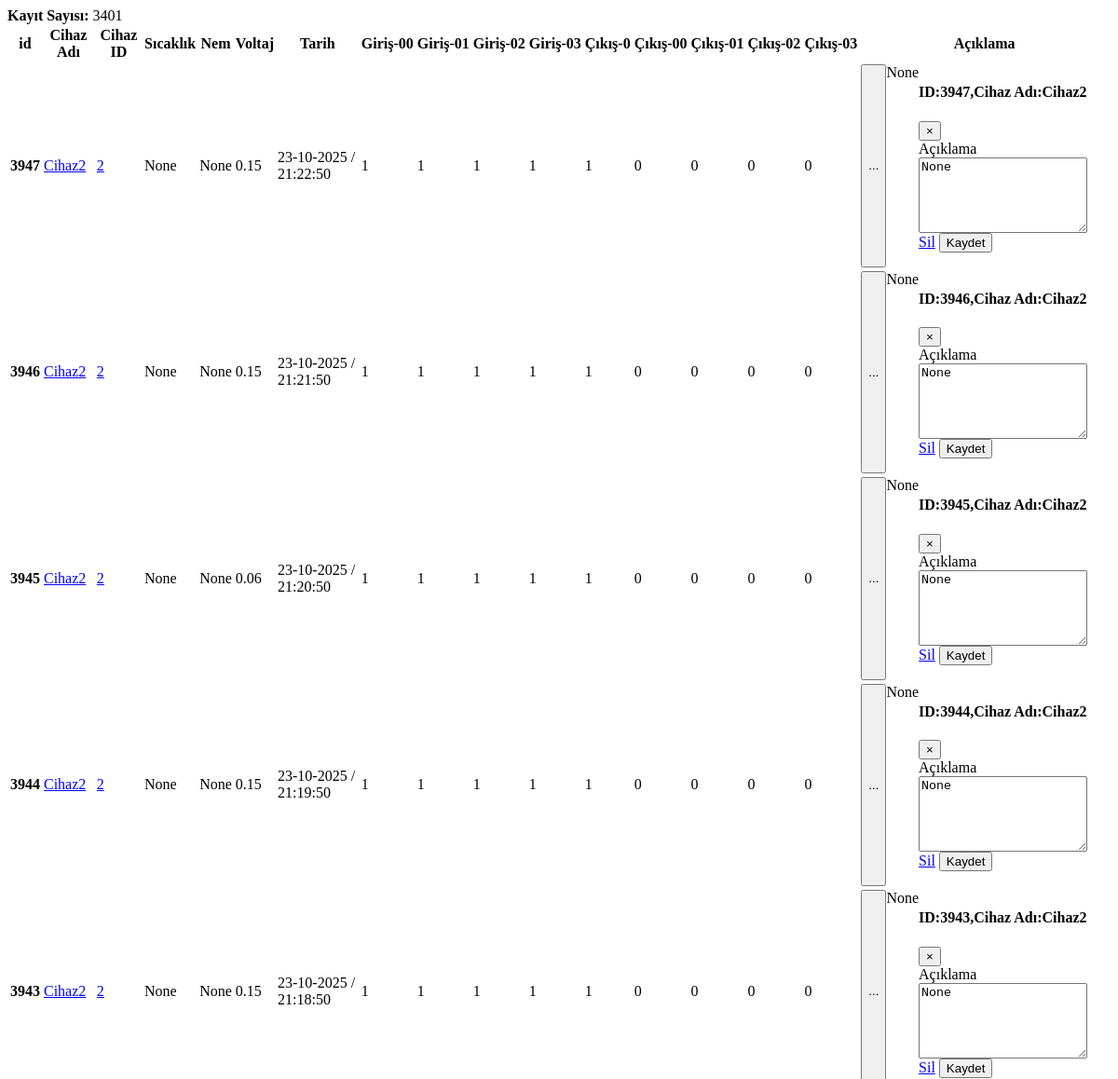
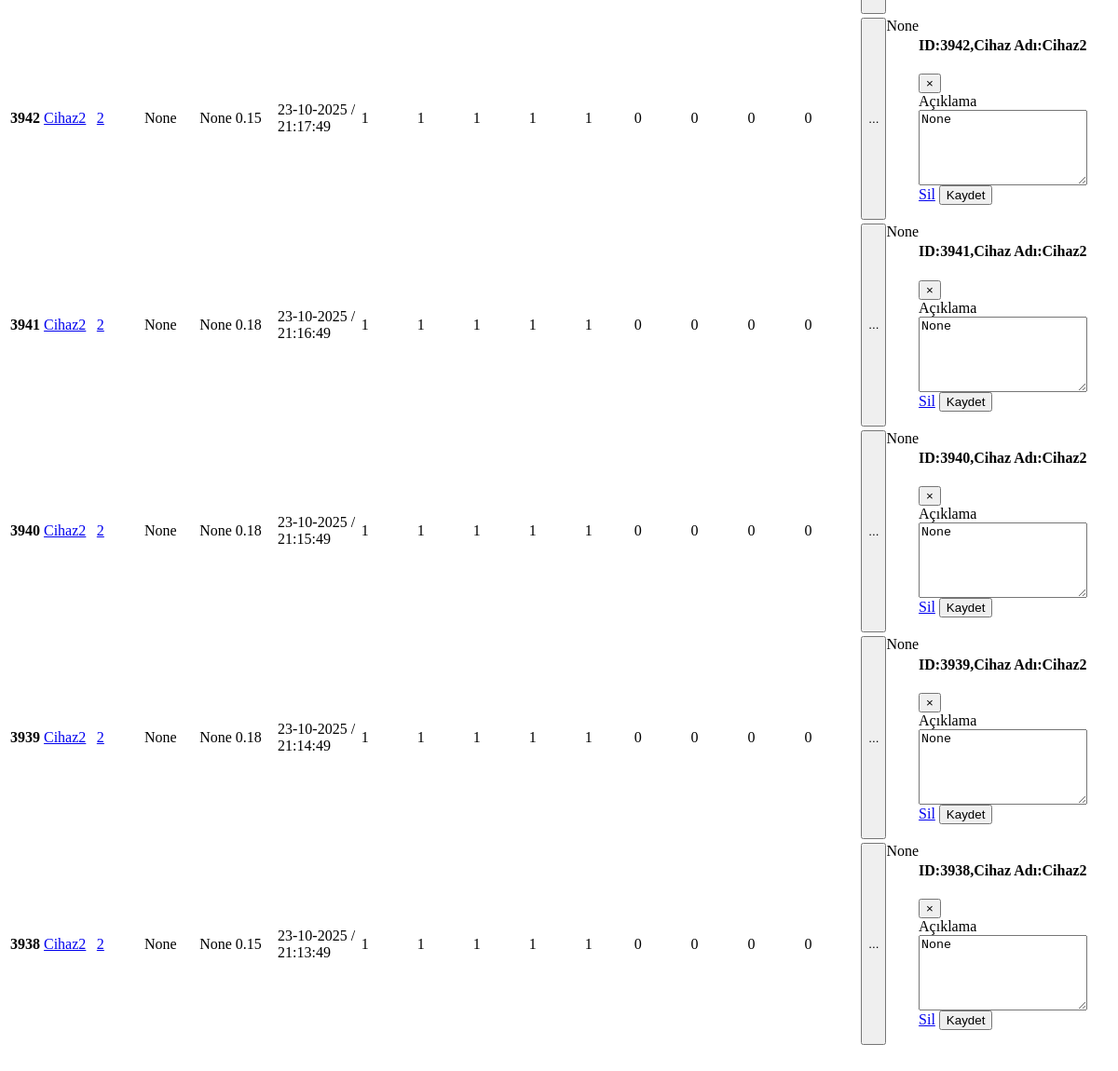
Page /tempList on the earlier database version (2 pictures, top to bottom).
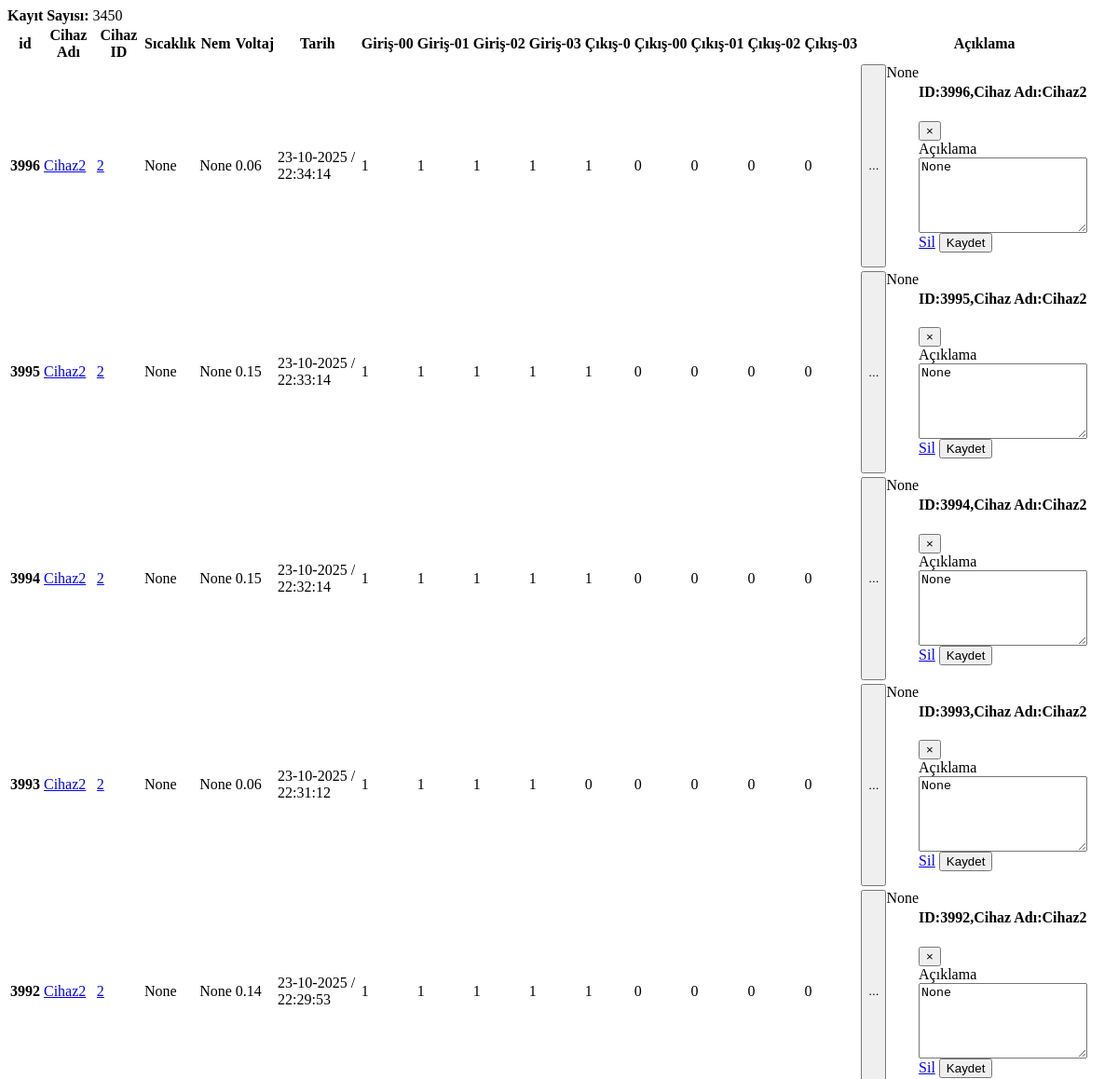
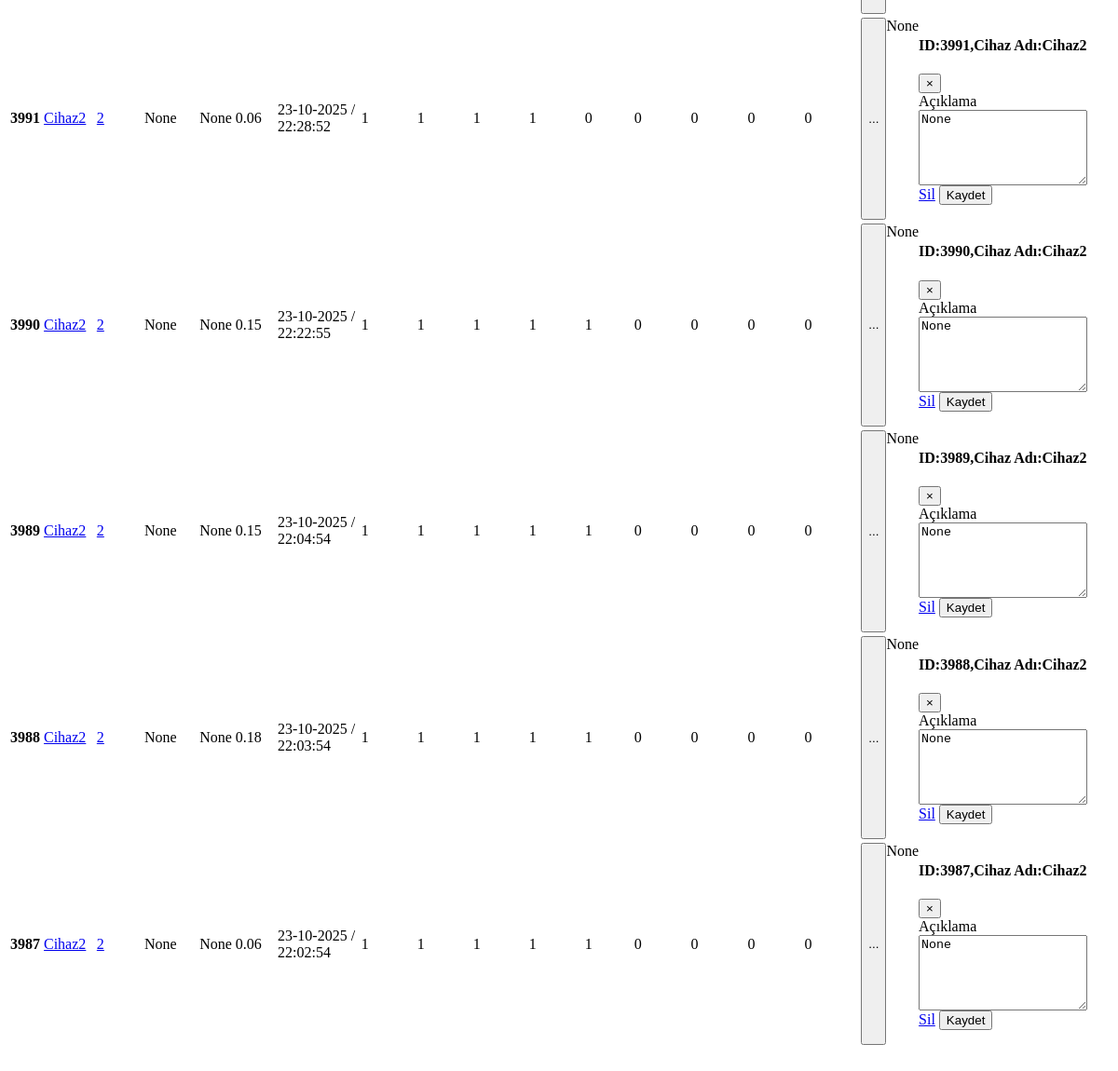
Same page on the later database version (2 pictures, top to bottom).
### app_monitor/models.py (models this page shows, shortened)
class Temperature(models.Model):
    id=models.BigAutoField(primary_key=True,db_column='ID')
    temperature=models.FloatField(blank=True,null=True)
    humidity=models.FloatField(blank=True,null=True)
    volcum=models.FloatField(blank=True,null=True)
    date=models.DateTimeField()
    mail=models.BooleanField(default=False)
    additionalText=models.CharField(blank=True,null=True, max_length=50)
    device_id=models.ForeignKey(Device,on_delete=models.CASCADE,null=True, blank=True)
    device_name=models.CharField(blank=True,null=True, max_length=50)
    cikis0=models.CharField(blank=True,null=True, max_length=5)
    cikis00=models.CharField(blank=True,null=True, max_length=5)
    cikis01=models.CharField(blank=True,null=True, max_length=5)
    cikis02=models.CharField(blank=True,null=True, max_length=5)
    cikis03=models.CharField(blank=True,null=True, max_length=5)
    input00=models.CharField(blank=True,null=True, max_length=1)
    input01=models.CharField(blank=True,null=True, max_length=1)
    input02=models.CharField(blank=True,null=True, max_length=1)
    input03=models.CharField(blank=True,null=True, max_length=1)
    tag_id=models.ForeignKey(RFID_Kisi,on_delete=models.CASCADE,null=True,blank=True)
    staff_name=models.CharField(blank=True,null=True, max_length=30)

class Device(models.Model):
    device_id=models.IntegerField(primary_key=True,db_column='ID')
    device_name=models.CharField(blank=True,null=True, max_length=20)
    device_ip=models.CharField(blank=True,null=True, max_length=20)
    device_port=models.IntegerField(blank=True,null=True)
    device_function=models.CharField(blank=True,null=True, max_length=20)
    device_state=models.BooleanField(blank=True,null=True,default=False) #241225
    def __str__(self):
        return(f"{self.device_id}")

### app_monitor/views.py (the view)
# urls.py: path('tempList',tempList,name="tempList"),
def tempList(request):
    tempsajax = Temperature.objects.order_by('-id')[:10]
    deviceAll = Temperature.objects.order_by('-id')
    kayit_sayisi_total_ajax = Temperature.objects.count()
    cihaz_isimleri_query=Temperature.objects.values("device_name").distinct()
    cihaz_isimleri=[]
    for cihaz in cihaz_isimleri_query:
        cihaz_isimleri.append(list(cihaz.values())[0]) #cihaz isimlerini dizi olarak elde ettik.
    print("Templist girdi....")
    paginator = Paginator(deviceAll, 10)  # Show 10 contacts per page.
    device_search_count = deviceAll.count()
    page_number = request.GET.get('page')
    devicePaginator = paginator.get_page(page_number)
    tempsajax = paginator.get_page(page_number)
    context=dict(
        tempsajax=tempsajax,
        devicePaginator=devicePaginator,
        kayit_sayisi_total_ajax=kayit_sayisi_total_ajax,
    )
    return render(request, 'app_monitor/temperature_ajax.html', context)

### app_monitor/templates/app_monitor/temperature_ajax.html (shortened to what this page needs)
<b>Kayıt Sayısı: </b>{{kayit_sayisi_total_ajax}} <br>
   <table class="table table-hover">
  <thead>
     <tr>
       <th scope="col">id</th>
       <th scope="col">Cihaz Adı</th>
       <th scope="col">Cihaz ID</th>
       <th scope="col">Sıcaklık</th>
       <th scope="col">Nem</th>
       <th scope="col">Voltaj</th>
       <th scope="col">Tarih</th>
       <th scope="col">Giriş-00</th>
       <th scope="col">Giriş-01</th>
       <th scope="col">Giriş-02</th>
       <th scope="col">Giriş-03</th>
       <th scope="col">Çıkış-0</th>
       <th scope="col">Çıkış-00</th>
       <th scope="col">Çıkış-01</th>
       <th scope="col">Çıkış-02</th>
       <th scope="col">Çıkış-03</th>
       <th scope="col">Açıklama</th>
     </tr>
   </thead>
 <tbody>
 {% for temp in devicePaginator %}
   <tr>
       {% if temp.temperature >= 45 %}
     <th scope="row" style="background-color:#FF0000">{{temp.id}}</th>
     <td style="background-color:#FF0000">{{temp.temperature}}</td>
      <td style="background-color:#FF0000"> {{temp.date|date:'Y-m-d H:i:s'}}</td>
           {% if temp.mailSend == False %}
           <td style="background-color:#FF0000"> {{temp.mailSend}}</td>
           {% else %}
           <td style="background-color:#0000FF"> {{temp.mailSend}}</td>
           {% endif %}
       {% else %}
     <th scope="row" >{{temp.id}}</th>
     <td> <a target="_blank" href="/app_monitor/cihazlar/cihaz_adi={{temp.device_name}}" >{{temp.device_name}}</a> </td>
     <td> <a target="_blank" href="/app_monitor/cihazlar/cihaz_id={{temp.device_id}}" >{{temp.device_id}}</a> </td>
     <td >{{temp.temperature}}</td>
     <td >{{temp.humidity}}</td>
     <td >{{temp.volcum}}</td>
     <td > {{temp.date|date:'d-m-Y / H:i:s'}}</td>
     {% if temp.input00 == "0" %} <td style="background-color:orange">{{temp.input00}}</td> {% else %} <td >{{temp.input00}}</td> {% endif %}
     {% if temp.input01 == "0" %} <td style="background-color:orange;">{{temp.input01}}</td> {% else %} <td >{{temp.input01}}</td> {% endif %}
     <td >{{temp.input02}}</td>
     <td >{{temp.input03}}</td>
     <td >{{temp.cikis0}}</td>
     <td >{{temp.cikis00}}</td>
     <td >{{temp.cikis01}}</td>
     <td >{{temp.cikis02}}</td>
     <td >{{temp.cikis03}}</td>
     <td style="display: flex;text-align:start;vertical-align:middle">
      <button type="button" data-bs-toggle="modal" data-bs-target="#modal{{temp.id}}" data-bs-toggle="modal">...</button>
      <span class="d-inline-block text-truncate" style="max-width: 150px;" >{{temp.additionalText}}</span>
      <div class="modal" id="modal{{temp.id}}" data-bs-backdrop="static" tabindex="-1">
        <div class="modal-dialog">
          <div class="modal-content">
            <div class="modal-header">
              <h4 class="modal-title">ID:{{temp.id}},Cihaz Adı:{{temp.device_name}}  </h4>
              <button type="button" class="close" data-bs-dismiss="modal">&times;</button>
            </div>
            <form action="/app_monitor/additional_text">
            <div class="modal-body">
                <div class="mb-3">
                  <label for="acknowledge">Açıklama</label>
                  <textarea class="form-control" name="additional_text" id="additional_text" rows="5" >{{temp.additionalText}}</textarea>
                </div>
              </div>
              <div class="modal-footer">
                <a class="btn btn-secondary" href="/app_monitor/additional_text_sil/{{temp.id}}" > Sil</a>
                <button type="submit" class="btn btn-primary" data-bs-dismiss="modal" id="modal_kaydet">Kaydet </button>
              </div>
            </form>
          </div>
        </div>
      </div>
    </td>
     {% endif %}
   </tr>
 {% endfor %}
 </tbody>
</table>

Differences in the rows shown:
no longer on this page (row unchanged): Temperature: id "3947", device_name "Cihaz2", device_id "2", temperature "None", humidity "None", volcum "0.15", date "23-10-2025 / 21:22:50", input00 "1", input01 "1", input02 "1", input03 "1", cikis0 "1", cikis00 "0", cikis01 "0", cikis02 "0", cikis03 "0", additionalText "None", additional_text "None"
no longer on this page (row unchanged): Temperature: id "3946", device_name "Cihaz2", device_id "2", temperature "None", humidity "None", volcum "0.15", date "23-10-2025 / 21:21:50", input00 "1", input01 "1", input02 "1", input03 "1", cikis0 "1", cikis00 "0", cikis01 "0", cikis02 "0", cikis03 "0", additionalText "None", additional_text "None"
no longer on this page (row unchanged): Temperature: id "3945", device_name "Cihaz2", device_id "2", temperature "None", humidity "None", volcum "0.06", date "23-10-2025 / 21:20:50", input00 "1", input01 "1", input02 "1", input03 "1", cikis0 "1", cikis00 "0", cikis01 "0", cikis02 "0", cikis03 "0", additionalText "None", additional_text "None"
no longer on this page (row unchanged): Temperature: id "3944", device_name "Cihaz2", device_id "2", temperature "None", humidity "None", volcum "0.15", date "23-10-2025 / 21:19:50", input00 "1", input01 "1", input02 "1", input03 "1", cikis0 "1", cikis00 "0", cikis01 "0", cikis02 "0", cikis03 "0", additionalText "None", additional_text "None"
no longer on this page (row unchanged): Temperature: id "3943", device_name "Cihaz2", device_id "2", temperature "None", humidity "None", volcum "0.15", date "23-10-2025 / 21:18:50", input00 "1", input01 "1", input02 "1", input03 "1", cikis0 "1", cikis00 "0", cikis01 "0", cikis02 "0", cikis03 "0", additionalText "None", additional_text "None"
no longer on this page (row unchanged): Temperature: id "3942", device_name "Cihaz2", device_id "2", temperature "None", humidity "None", volcum "0.15", date "23-10-2025 / 21:17:49", input00 "1", input01 "1", input02 "1", input03 "1", cikis0 "1", cikis00 "0", cikis01 "0", cikis02 "0", cikis03 "0", additionalText "None", additional_text "None"
no longer on this page (row unchanged): Temperature: id "3941", device_name "Cihaz2", device_id "2", temperature "None", humidity "None", volcum "0.18", date "23-10-2025 / 21:16:49", input00 "1", input01 "1", input02 "1", input03 "1", cikis0 "1", cikis00 "0", cikis01 "0", cikis02 "0", cikis03 "0", additionalText "None", additional_text "None"
no longer on this page (row unchanged): Temperature: id "3940", device_name "Cihaz2", device_id "2", temperature "None", humidity "None", volcum "0.18", date "23-10-2025 / 21:15:49", input00 "1", input01 "1", input02 "1", input03 "1", cikis0 "1", cikis00 "0", cikis01 "0", cikis02 "0", cikis03 "0", additionalText "None", additional_text "None"
no longer on this page (row unchanged): Temperature: id "3939", device_name "Cihaz2", device_id "2", temperature "None", humidity "None", volcum "0.18", date "23-10-2025 / 21:14:49", input00 "1", input01 "1", input02 "1", input03 "1", cikis0 "1", cikis00 "0", cikis01 "0", cikis02 "0", cikis03 "0", additionalText "None", additional_text "None"
no longer on this page (row unchanged): Temperature: id "3938", device_name "Cihaz2", device_id "2", temperature "None", humidity "None", volcum "0.15", date "23-10-2025 / 21:13:49", input00 "1", input01 "1", input02 "1", input03 "1", cikis0 "1", cikis00 "0", cikis01 "0", cikis02 "0", cikis03 "0", additionalText "None", additional_text "None"
added Temperature: id "3996", device_name "Cihaz2", device_id "2", temperature "None", humidity "None", volcum "0.06", date "23-10-2025 / 22:34:14", input00 "1", input01 "1", input02 "1", input03 "1", cikis0 "1", cikis00 "0", cikis01 "0", cikis02 "0", cikis03 "0", additionalText "None", additional_text "None"
added Temperature: id "3995", device_name "Cihaz2", device_id "2", temperature "None", humidity "None", volcum "0.15", date "23-10-2025 / 22:33:14", input00 "1", input01 "1", input02 "1", input03 "1", cikis0 "1", cikis00 "0", cikis01 "0", cikis02 "0", cikis03 "0", additionalText "None", additional_text "None"
added Temperature: id "3994", device_name "Cihaz2", device_id "2", temperature "None", humidity "None", volcum "0.15", date "23-10-2025 / 22:32:14", input00 "1", input01 "1", input02 "1", input03 "1", cikis0 "1", cikis00 "0", cikis01 "0", cikis02 "0", cikis03 "0", additionalText "None", additional_text "None"
added Temperature: id "3993", device_name "Cihaz2", device_id "2", temperature "None", humidity "None", volcum "0.06", date "23-10-2025 / 22:31:12", input00 "1", input01 "1", input02 "1", input03 "1", cikis0 "0", cikis00 "0", cikis01 "0", cikis02 "0", cikis03 "0", additionalText "None", additional_text "None"
added Temperature: id "3992", device_name "Cihaz2", device_id "2", temperature "None", humidity "None", volcum "0.14", date "23-10-2025 / 22:29:53", input00 "1", input01 "1", input02 "1", input03 "1", cikis0 "1", cikis00 "0", cikis01 "0", cikis02 "0", cikis03 "0", additionalText "None", additional_text "None"
added Temperature: id "3991", device_name "Cihaz2", device_id "2", temperature "None", humidity "None", volcum "0.06", date "23-10-2025 / 22:28:52", input00 "1", input01 "1", input02 "1", input03 "1", cikis0 "0", cikis00 "0", cikis01 "0", cikis02 "0", cikis03 "0", additionalText "None", additional_text "None"
added Temperature: id "3990", device_name "Cihaz2", device_id "2", temperature "None", humidity "None", volcum "0.15", date "23-10-2025 / 22:22:55", input00 "1", input01 "1", input02 "1", input03 "1", cikis0 "1", cikis00 "0", cikis01 "0", cikis02 "0", cikis03 "0", additionalText "None", additional_text "None"
added Temperature: id "3989", device_name "Cihaz2", device_id "2", temperature "None", humidity "None", volcum "0.15", date "23-10-2025 / 22:04:54", input00 "1", input01 "1", input02 "1", input03 "1", cikis0 "1", cikis00 "0", cikis01 "0", cikis02 "0", cikis03 "0", additionalText "None", additional_text "None"
added Temperature: id "3988", device_name "Cihaz2", device_id "2", temperature "None", humidity "None", volcum "0.18", date "23-10-2025 / 22:03:54", input00 "1", input01 "1", input02 "1", input03 "1", cikis0 "1", cikis00 "0", cikis01 "0", cikis02 "0", cikis03 "0", additionalText "None", additional_text "None"
added Temperature: id "3987", device_name "Cihaz2", device_id "2", temperature "None", humidity "None", volcum "0.06", date "23-10-2025 / 22:02:54", input00 "1", input01 "1", input02 "1", input03 "1", cikis0 "1", cikis00 "0", cikis01 "0", cikis02 "0", cikis03 "0", additionalText "None", additional_text "None"
Other differences:
{{ kayit_sayisi_total_ajax }}: "3401" → "3450"
